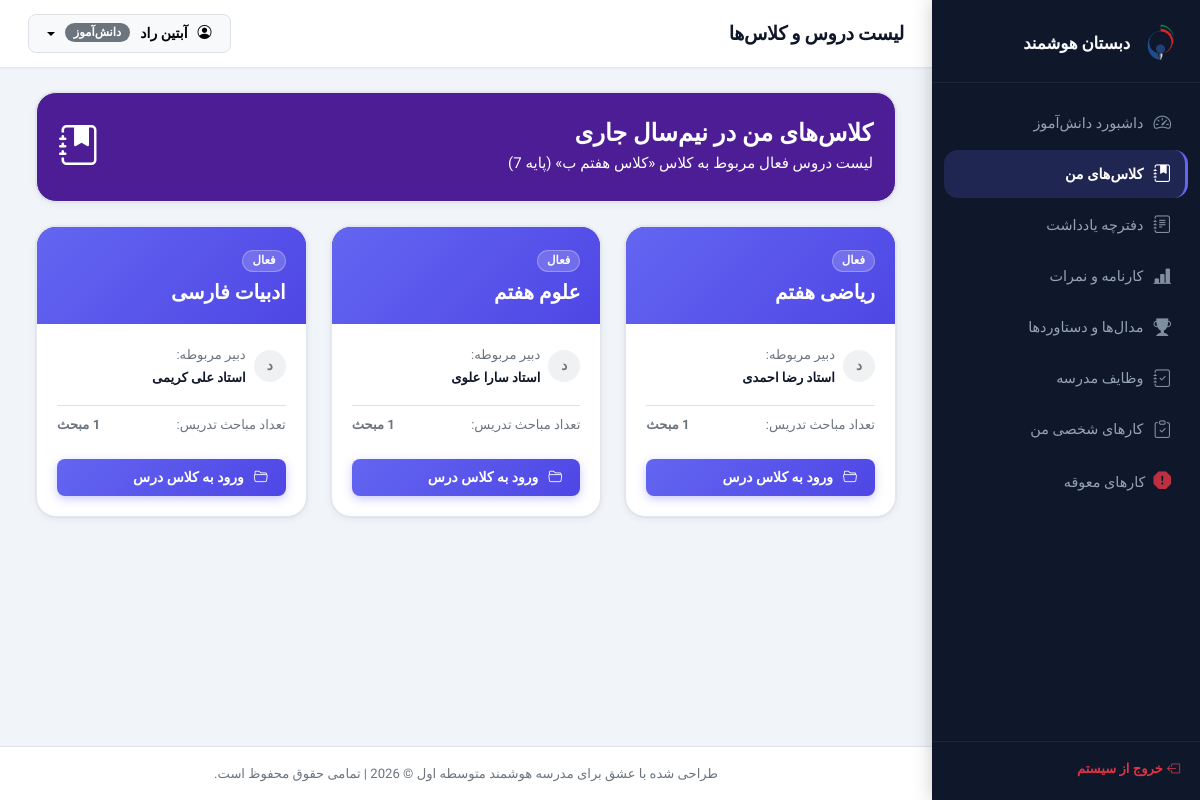
The app's page /student/courses.php (signed in) with its own data.
### tables this page shows
CREATE TABLE `class_student` (
  `class_id` int(11) NOT NULL,
  `student_id` int(11) NOT NULL
);

CREATE TABLE `classes` (
  `id` int(11) NOT NULL,
  `class_name` varchar(100) NOT NULL,
  `grade_level` int(11) NOT NULL
);

CREATE TABLE `students` (
  `id` int(11) NOT NULL,
  `user_id` int(11) NOT NULL,
  `grade_level` int(11) NOT NULL
);

CREATE TABLE `class_teacher_course` (
  `id` int(11) NOT NULL,
  `class_id` int(11) NOT NULL,
  `teacher_id` int(11) NOT NULL,
  `course_id` int(11) NOT NULL
);

CREATE TABLE `courses` (
  `id` int(11) NOT NULL,
  `course_name` varchar(100) NOT NULL,
  `grade_level` int(11) NOT NULL
);

### student/courses.php (the view, shortened to what this page needs)
<?php
require_once '../includes/header.php';
try {
    $stmtS = $pdo->prepare("SELECT s.id, s.grade_level, cs.class_id, c.class_name
        FROM students s
        LEFT JOIN class_student cs ON s.id = cs.student_id
        LEFT JOIN classes c ON cs.class_id = c.id
        WHERE s.user_id = ?");
    $stmtS->execute([$_SESSION['user_id']]);
    $student = $stmtS->fetch();
    $classId = $student['class_id'];
    $gradeLevel = $student['grade_level'];
    $stmtCourses = $pdo->prepare("SELECT ctc.id as allocation_id, co.id as course_id, co.course_name, u.full_name as teacher_name, u.email as teacher_email,
        (SELECT COUNT(*) FROM topics WHERE class_teacher_course_id = ctc.id) as topics_count
        FROM class_teacher_course ctc
        JOIN courses co ON ctc.course_id = co.id
        JOIN teachers t ON ctc.teacher_id = t.id
        JOIN users u ON t.user_id = u.id
        WHERE ctc.class_id = ?");
    $stmtCourses->execute([$classId]);
    $myCourses = $stmtCourses->fetchAll();
} catch (PDOException $e) {
    die("خطا در بارگذاری دروس فعال: " . $e->getMessage());
}
?>
<div class="container-fluid">
    <div class="card border-0 shadow-sm rounded-3 mb-4 text-white" style="background-color: #4C1D95;">
        <div class="card-body p-4 d-flex justify-content-between align-items-center">
            <div>
                <h4 class="fw-bold mb-1">کلاس‌های من در نیم‌سال جاری</h4>
                <p class="mb-0 text-white">لیست دروس فعال مربوط به کلاس «<?= htmlspecialchars($student['class_name']) ?>» (پایه <?= $gradeLevel ?>)</p>
            </div>
            <i class="bi bi-journal-bookmark-fill fs-1 opacity-20"></i>
        </div>
    </div>
    <?php if (empty($myCourses)): ?>
        <div class="card border-0 shadow-sm rounded-3 py-5 text-center">
            <div class="card-body">
                <i class="bi bi-journal-x fs-1 text-secondary mb-3"></i>
                <h5 class="fw-bold">درسی تعریف نشده است</h5>
                <p class="text-secondary small">در حال حاضر هیچ برنامه درسی یا دبیری برای کلاس شما زمان‌بندی نشده است.</p>
            </div>
        </div>
    <?php else: ?>
        <div class="row g-4">
            <?php foreach ($myCourses as $course): ?>
                <div class="col-md-6 col-lg-4">
                    <div class="course-card d-flex flex-column h-100">
                        <div class="course-card-header" style="background-color: #4C1D95;">
                            <span class="badge mb-2 text-white" style="background-color: rgba(255, 255, 255, 0.18); border: 1px solid rgba(255, 255, 255, 0.28);">فعال</span>
                            <h5 class="fw-bold mb-0 text-white"><?= htmlspecialchars($course['course_name']) ?></h5>
                        </div>
                        <div class="course-card-body d-flex flex-column flex-grow-1 justify-content-between">
                            <div class="mb-4">
                                <div class="d-flex align-items-center gap-2 mb-3">
                                    <div class="rounded-circle bg-secondary bg-opacity-10 d-flex align-items-center justify-content-center fw-bold text-secondary" style="width: 32px; height: 32px; font-size: 0.85rem;">
                                        د
                                    </div>
                                    <div>
                                        <small class="text-secondary d-block">دبیر مربوطه:</small>
                                        <strong class="small"><?= htmlspecialchars($course['teacher_name']) ?></strong>
                                    </div>
                                </div>
                                <div class="d-flex justify-content-between small text-secondary border-top pt-2">
                                    <span>تعداد مباحث تدریس:</span>
                                    <strong><?= $course['topics_count'] ?> مبحث</strong>
                                </div>
                            </div>
                            <a href="course_details.php?course_id=<?= $course['course_id'] ?>&allocation_id=<?= $course['allocation_id'] ?>" class="btn btn-primary w-100 fw-bold" style="background-color: #4C1D95; border: none;">
                                <i class="bi bi-folder2-open me-1"></i> ورود به کلاس درس
                            </a>
                        </div>
                    </div>
                </div>
            <?php endforeach; ?>
        </div>
    <?php endif; ?>
</div>
<?php require_once '../includes/footer.php'; ?>

### assets/css/style.css (style rules this page uses)
:root { --sidebar-bg: #0F172A; --sidebar-hover: rgba(99, 102, 241, 0.12); --sidebar-text: #94A3B8; --sidebar-active-text: #FFFFFF; --sidebar-active-bg: rgba(99, 102, 241, 0.2); --sidebar-active-border:#6366F1; --sidebar-width: 268px; --body-bg: #F1F5F9; --card-bg: #FFFFFF; --card-bg-alt: #F8FAFC; --text-primary: #0F172A; --text-secondary: #475569; --text-muted: #94A3B8; --primary: #6366F1; --primary-hover: #4F46E5; --primary-light: rgba(99, 102, 241, 0.1); --primary-subtle: #EEF2FF; --accent: #F97316; --accent-hover: #EA6C00; --accent-light: rgba(249, 115, 22, 0.1); --success: #10B981; --success-light: rgba(16, 185, 129, 0.1); --danger: #EF4444; --danger-light: rgba(239, 68, 68, 0.1); --warning: #F59E0B; --warning-light: rgba(245, 158, 11, 0.1); --info: #3B82F6; --info-light: rgba(59, 130, 246, 0.1); --border: #E2E8F0; --border-strong: #CBD5E1; --shadow-xs: 0 1px 2px rgba(0,0,0,.04); --shadow-sm: 0 2px 8px rgba(0,0,0,.06), 0 0 0 1px rgba(0,0,0,.04); --shadow-md: 0 4px 16px rgba(0,0,0,.08), 0 0 0 1px rgba(0,0,0,.04); --shadow-lg: 0 8px 32px rgba(0,0,0,.10), 0 0 0 1px rgba(0,0,0,.04); --shadow-clay: 4px 4px 0px rgba(99,102,241,.18), 0 4px 16px rgba(99,102,241,.12); --radius-sm: 8px; --radius-md: 14px; --radius-lg: 20px; --radius-xl: 28px; --radius-pill: 999px; --ease: cubic-bezier(0.25, 0.8, 0.25, 1); --transition: 0.22s var(--ease); }
*, *::before, *::after { box-sizing: border-box; }
html { scroll-behavior: smooth; }
body { font-family: 'Vazirmatn', system-ui, sans-serif; background-color: var(--body-bg); color: var(--text-primary); direction: rtl; overflow-x: hidden; -webkit-font-smoothing: antialiased; font-size: 15px; line-height: 1.6; }
.card { border-radius: var(--radius-lg) !important; border: 1px solid var(--border) !important; box-shadow: var(--shadow-sm) !important; transition: box-shadow var(--transition), transform var(--transition); overflow: hidden; }
.card-body { padding: 22px !important; }
.course-card { border-radius: var(--radius-lg); border: 1px solid var(--border); overflow: hidden; background-color: var(--card-bg); box-shadow: var(--shadow-sm); height: 100%; transition: box-shadow var(--transition), transform var(--transition); cursor: pointer; }
.course-card-header { background: linear-gradient(135deg, var(--primary) 0%, var(--primary-hover) 100%); color: white; padding: 20px; }
.course-card-body { padding: 20px; }
.btn { border-radius: var(--radius-sm); padding: 9px 18px; font-weight: 600; font-size: 0.875rem; font-family: 'Vazirmatn', sans-serif; transition: all var(--transition); cursor: pointer; display: inline-flex; align-items: center; gap: 6px; border: none; line-height: 1.4; }
.btn-primary { background: linear-gradient(135deg, var(--primary) 0%, var(--primary-hover) 100%); color: white; box-shadow: 0 3px 10px rgba(99,102,241,.35); }
.badge { font-family: 'Vazirmatn', sans-serif; font-weight: 600; font-size: 0.73rem; padding: 4px 9px; border-radius: var(--radius-pill); letter-spacing: 0; }
.container-fluid { animation: fadeInUp 0.25s var(--ease); }

### records on screen
class_student: class.class_name "کلاس هفتم ب", student.grade_level "7"
class_teacher_course: course.course_name "ریاضی هفتم", teacher_name "استاد رضا احمدی", topics_count "1"
class_teacher_course: course.course_name "علوم هفتم", teacher_name "استاد سارا علوی"
class_teacher_course: course.course_name "ادبیات فارسی", teacher_name "استاد علی کریمی"

### other values on screen
$currentUser['full_name'] "آبتین راد"
get_role_fa($currentUser['role']) "دانش‌آموز"
